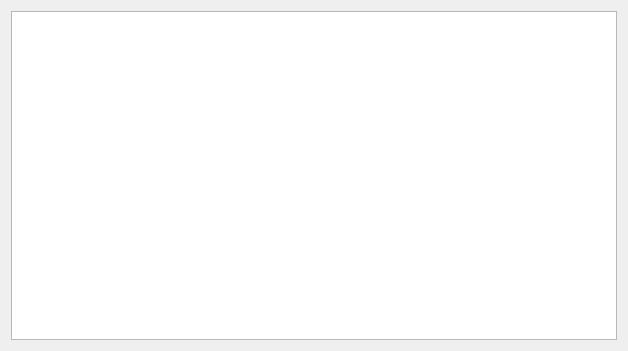
<?xml version="1.0" encoding="UTF-8"?>
<ui version="4.0">
 <class>SheduleForm</class>
 <widget class="QWidget" name="SheduleForm">
  <property name="geometry">
   <rect>
    <x>0</x>
    <y>0</y>
    <width>628</width>
    <height>351</height>
   </rect>
  </property>
  <property name="windowTitle">
   <string>Form</string>
  </property>
  <layout class="QGridLayout" name="gridLayout_2">
   <item row="0" column="0">
    <widget class="QTableWidget" name="tableWidget"/>
   </item>
  </layout>
 </widget>
 <resources/>
 <connections/>
</ui>
